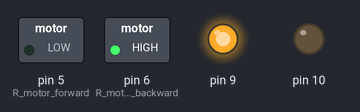
This sketch was run on a simulated Arduino Uno, built with avr-gcc and run on an emulated ATmega328P. Shown: switched loads named in the sketch (green lamp = pin HIGH), output pins drawn as LEDs (lit = HIGH).

Above: at 0.1 s.
Timing chart, 0 to 1.6 s (numbered marks = the images above):
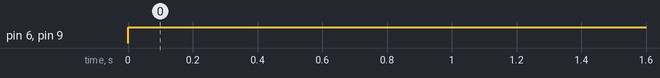

The sketch:

motor_new.ino
```cpp
 int val;
const int R_encoder_A = 2;
const int R_encoder_B = 11;
const int L_encoder_A = 3;
const int L_encoder_B  = 12;

const int R_motor_forward = 5;
const int R_motor_backward = 6;
const int L_motor_forward = 9;
const int L_motor_backward = 10;

 int encoder0Pos = 0;
 int encoder0PinALast = LOW;
 int n = LOW;

 int oneTurn = 512;
 int actSpeed = 0;

 void setup() {
   pinMode (R_encoder_A,INPUT);
   pinMode(R_motor_forward, OUTPUT);
   digitalWrite(R_motor_forward, LOW);
   pinMode(R_motor_backward, OUTPUT);
   digitalWrite(R_motor_backward, LOW);
   pinMode (R_encoder_B,INPUT);
   Serial.begin (9600);
 }

void motorMove(float perSpeed, int pin1, int pin2) {
   actSpeed = (perSpeed/100)*255;
   analogWrite(pin1, actSpeed);
   analogWrite(pin2, 0);
}


 void loop() {
  motorMove(100,9,10);
  motorMove(100,6,5);
 }
```

Measured:
- by itself, pin 6 (R_motor_backward), pin 9: LOW → HIGH at 0.00 s
